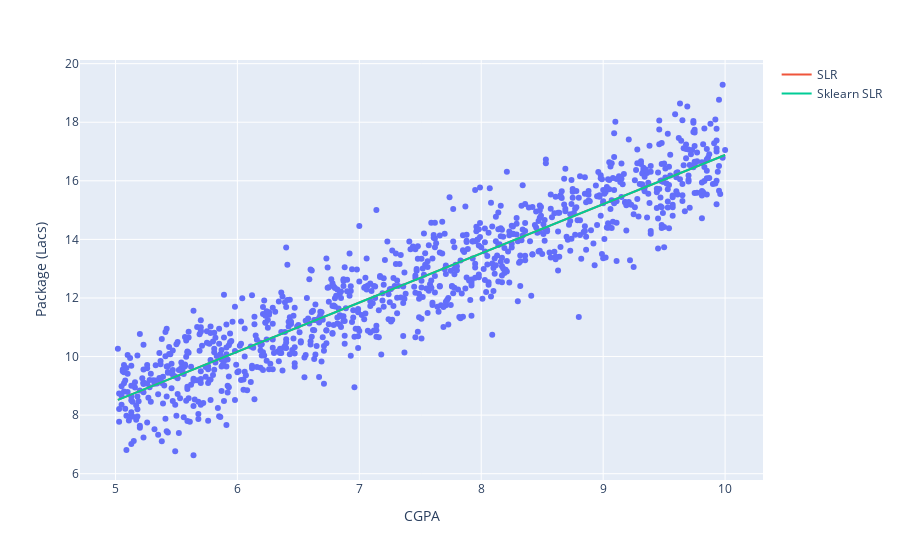

Notebook code cell kept with this figure:
### Code cell
import plotly.graph_objects as go
fig = px.scatter(df, 'CGPA', 'Package (Lacs)')
fig.add_trace(go.Scatter(x = df['CGPA'], y = slr.predict(df['CGPA']), mode="lines", name="SLR"))
fig.add_trace(go.Scatter(x = df['CGPA'], y = lr.predict(df['CGPA'].values.reshape(-1, 1)), mode="lines", name="Sklearn SLR"))

### Figure 1 — Plotly figure (JSON) as saved in the notebook; plotly's stock layout.template omitted (floating-point values rounded to 4 significant figures; data arrays with more than 128 entries replaced by an {"elided": "..."} marker saying what was removed)
{"data": [{"hovertemplate": "CGPA=%{x}<br>Package (Lacs)=%{y}<extra></extra>", "legendgroup": "", "marker": {"color": "#636efa", "symbol": "circle"}, "mode": "markers", "name": "", "orientation": "v", "showlegend": false, "type": "scatter", "x": {"elided": "997 float values"}, "xaxis": "x", "y": {"elided": "997 float values"}, "yaxis": "y"}, {"mode": "lines", "name": "SLR", "type": "scatter", "x": {"elided": "997 float values"}, "y": {"elided": "997 float values"}}, {"mode": "lines", "name": "Sklearn SLR", "type": "scatter", "x": {"elided": "997 float values"}, "y": {"elided": "997 float values"}}], "layout": {"legend": {"tracegroupgap": 0}, "margin": {"t": 60}, "xaxis": {"anchor": "y", "domain": [0, 1], "title": {"text": "CGPA"}}, "yaxis": {"anchor": "x", "domain": [0, 1], "title": {"text": "Package (Lacs)"}}}}
